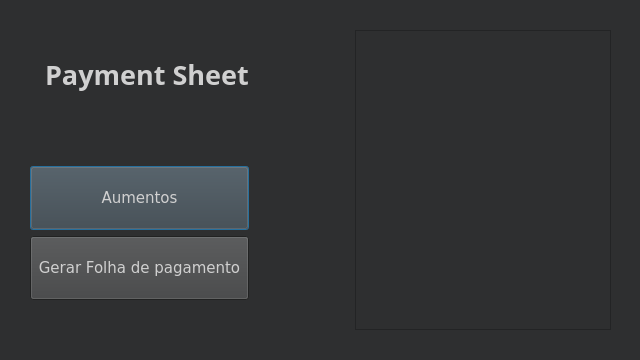
<?xml version="1.0" encoding="UTF-8"?>
<ui version="4.0">
 <class>financial</class>
 <widget class="QDialog" name="financial">
  <property name="geometry">
   <rect>
    <x>0</x>
    <y>0</y>
    <width>640</width>
    <height>360</height>
   </rect>
  </property>
  <property name="sizePolicy">
   <sizepolicy hsizetype="Fixed" vsizetype="Fixed">
    <horstretch>0</horstretch>
    <verstretch>0</verstretch>
   </sizepolicy>
  </property>
  <property name="minimumSize">
   <size>
    <width>640</width>
    <height>360</height>
   </size>
  </property>
  <property name="maximumSize">
   <size>
    <width>640</width>
    <height>360</height>
   </size>
  </property>
  <property name="palette">
   <palette>
    <active>
     <colorrole role="WindowText">
      <brush brushstyle="SolidPattern">
       <color alpha="255">
        <red>255</red>
        <green>255</green>
        <blue>255</blue>
       </color>
      </brush>
     </colorrole>
     <colorrole role="Button">
      <brush brushstyle="SolidPattern">
       <color alpha="255">
        <red>85</red>
        <green>85</green>
        <blue>127</blue>
       </color>
      </brush>
     </colorrole>
     <colorrole role="Light">
      <brush brushstyle="SolidPattern">
       <color alpha="255">
        <red>127</red>
        <green>127</green>
        <blue>190</blue>
       </color>
      </brush>
     </colorrole>
     <colorrole role="Midlight">
      <brush brushstyle="SolidPattern">
       <color alpha="255">
        <red>106</red>
        <green>106</green>
        <blue>158</blue>
       </color>
      </brush>
     </colorrole>
     <colorrole role="Dark">
      <brush brushstyle="SolidPattern">
       <color alpha="255">
        <red>42</red>
        <green>42</green>
        <blue>63</blue>
       </color>
      </brush>
     </colorrole>
     <colorrole role="Mid">
      <brush brushstyle="SolidPattern">
       <color alpha="255">
        <red>57</red>
        <green>57</green>
        <blue>85</blue>
       </color>
      </brush>
     </colorrole>
     <colorrole role="Text">
      <brush brushstyle="SolidPattern">
       <color alpha="255">
        <red>255</red>
        <green>255</green>
        <blue>255</blue>
       </color>
      </brush>
     </colorrole>
     <colorrole role="BrightText">
      <brush brushstyle="SolidPattern">
       <color alpha="255">
        <red>255</red>
        <green>255</green>
        <blue>255</blue>
       </color>
      </brush>
     </colorrole>
     <colorrole role="ButtonText">
      <brush brushstyle="SolidPattern">
       <color alpha="255">
        <red>0</red>
        <green>0</green>
        <blue>0</blue>
       </color>
      </brush>
     </colorrole>
     <colorrole role="Base">
      <brush brushstyle="SolidPattern">
       <color alpha="255">
        <red>0</red>
        <green>0</green>
        <blue>0</blue>
       </color>
      </brush>
     </colorrole>
     <colorrole role="Window">
      <brush brushstyle="SolidPattern">
       <color alpha="255">
        <red>35</red>
        <green>35</green>
        <blue>52</blue>
       </color>
      </brush>
     </colorrole>
     <colorrole role="Shadow">
      <brush brushstyle="SolidPattern">
       <color alpha="255">
        <red>0</red>
        <green>0</green>
        <blue>0</blue>
       </color>
      </brush>
     </colorrole>
     <colorrole role="AlternateBase">
      <brush brushstyle="SolidPattern">
       <color alpha="255">
        <red>42</red>
        <green>42</green>
        <blue>63</blue>
       </color>
      </brush>
     </colorrole>
     <colorrole role="ToolTipBase">
      <brush brushstyle="SolidPattern">
       <color alpha="255">
        <red>255</red>
        <green>255</green>
        <blue>220</blue>
       </color>
      </brush>
     </colorrole>
     <colorrole role="ToolTipText">
      <brush brushstyle="SolidPattern">
       <color alpha="255">
        <red>0</red>
        <green>0</green>
        <blue>0</blue>
       </color>
      </brush>
     </colorrole>
    </active>
    <inactive>
     <colorrole role="WindowText">
      <brush brushstyle="SolidPattern">
       <color alpha="255">
        <red>208</red>
        <green>208</green>
        <blue>208</blue>
       </color>
      </brush>
     </colorrole>
     <colorrole role="Button">
      <brush brushstyle="SolidPattern">
       <color alpha="255">
        <red>64</red>
        <green>65</green>
        <blue>66</blue>
       </color>
      </brush>
     </colorrole>
     <colorrole role="Light">
      <brush brushstyle="SolidPattern">
       <color alpha="255">
        <red>255</red>
        <green>255</green>
        <blue>255</blue>
       </color>
      </brush>
     </colorrole>
     <colorrole role="Midlight">
      <brush brushstyle="SolidPattern">
       <color alpha="255">
        <red>227</red>
        <green>227</green>
        <blue>227</blue>
       </color>
      </brush>
     </colorrole>
     <colorrole role="Dark">
      <brush brushstyle="SolidPattern">
       <color alpha="255">
        <red>64</red>
        <green>65</green>
        <blue>66</blue>
       </color>
      </brush>
     </colorrole>
     <colorrole role="Mid">
      <brush brushstyle="SolidPattern">
       <color alpha="255">
        <red>160</red>
        <green>160</green>
        <blue>160</blue>
       </color>
      </brush>
     </colorrole>
     <colorrole role="Text">
      <brush brushstyle="SolidPattern">
       <color alpha="255">
        <red>208</red>
        <green>208</green>
        <blue>208</blue>
       </color>
      </brush>
     </colorrole>
     <colorrole role="BrightText">
      <brush brushstyle="SolidPattern">
       <color alpha="255">
        <red>255</red>
        <green>51</green>
        <blue>51</blue>
       </color>
      </brush>
     </colorrole>
     <colorrole role="ButtonText">
      <brush brushstyle="SolidPattern">
       <color alpha="255">
        <red>208</red>
        <green>208</green>
        <blue>208</blue>
       </color>
      </brush>
     </colorrole>
     <colorrole role="Base">
      <brush brushstyle="SolidPattern">
       <color alpha="255">
        <red>46</red>
        <green>47</green>
        <blue>48</blue>
       </color>
      </brush>
     </colorrole>
     <colorrole role="Window">
      <brush brushstyle="SolidPattern">
       <color alpha="255">
        <red>46</red>
        <green>47</green>
        <blue>48</blue>
       </color>
      </brush>
     </colorrole>
     <colorrole role="Shadow">
      <brush brushstyle="SolidPattern">
       <color alpha="255">
        <red>105</red>
        <green>105</green>
        <blue>105</blue>
       </color>
      </brush>
     </colorrole>
     <colorrole role="AlternateBase">
      <brush brushstyle="SolidPattern">
       <color alpha="255">
        <red>53</red>
        <green>54</green>
        <blue>55</blue>
       </color>
      </brush>
     </colorrole>
     <colorrole role="ToolTipBase">
      <brush brushstyle="SolidPattern">
       <color alpha="255">
        <red>64</red>
        <green>65</green>
        <blue>66</blue>
       </color>
      </brush>
     </colorrole>
     <colorrole role="ToolTipText">
      <brush brushstyle="SolidPattern">
       <color alpha="255">
        <red>208</red>
        <green>208</green>
        <blue>208</blue>
       </color>
      </brush>
     </colorrole>
    </inactive>
    <disabled>
     <colorrole role="WindowText">
      <brush brushstyle="SolidPattern">
       <color alpha="255">
        <red>42</red>
        <green>42</green>
        <blue>63</blue>
       </color>
      </brush>
     </colorrole>
     <colorrole role="Button">
      <brush brushstyle="SolidPattern">
       <color alpha="255">
        <red>85</red>
        <green>85</green>
        <blue>127</blue>
       </color>
      </brush>
     </colorrole>
     <colorrole role="Light">
      <brush brushstyle="SolidPattern">
       <color alpha="255">
        <red>127</red>
        <green>127</green>
        <blue>190</blue>
       </color>
      </brush>
     </colorrole>
     <colorrole role="Midlight">
      <brush brushstyle="SolidPattern">
       <color alpha="255">
        <red>106</red>
        <green>106</green>
        <blue>158</blue>
       </color>
      </brush>
     </colorrole>
     <colorrole role="Dark">
      <brush brushstyle="SolidPattern">
       <color alpha="255">
        <red>42</red>
        <green>42</green>
        <blue>63</blue>
       </color>
      </brush>
     </colorrole>
     <colorrole role="Mid">
      <brush brushstyle="SolidPattern">
       <color alpha="255">
        <red>57</red>
        <green>57</green>
        <blue>85</blue>
       </color>
      </brush>
     </colorrole>
     <colorrole role="Text">
      <brush brushstyle="SolidPattern">
       <color alpha="255">
        <red>42</red>
        <green>42</green>
        <blue>63</blue>
       </color>
      </brush>
     </colorrole>
     <colorrole role="BrightText">
      <brush brushstyle="SolidPattern">
       <color alpha="255">
        <red>255</red>
        <green>255</green>
        <blue>255</blue>
       </color>
      </brush>
     </colorrole>
     <colorrole role="ButtonText">
      <brush brushstyle="SolidPattern">
       <color alpha="255">
        <red>42</red>
        <green>42</green>
        <blue>63</blue>
       </color>
      </brush>
     </colorrole>
     <colorrole role="Base">
      <brush brushstyle="SolidPattern">
       <color alpha="255">
        <red>35</red>
        <green>35</green>
        <blue>52</blue>
       </color>
      </brush>
     </colorrole>
     <colorrole role="Window">
      <brush brushstyle="SolidPattern">
       <color alpha="255">
        <red>35</red>
        <green>35</green>
        <blue>52</blue>
       </color>
      </brush>
     </colorrole>
     <colorrole role="Shadow">
      <brush brushstyle="SolidPattern">
       <color alpha="255">
        <red>0</red>
        <green>0</green>
        <blue>0</blue>
       </color>
      </brush>
     </colorrole>
     <colorrole role="AlternateBase">
      <brush brushstyle="SolidPattern">
       <color alpha="255">
        <red>53</red>
        <green>54</green>
        <blue>55</blue>
       </color>
      </brush>
     </colorrole>
     <colorrole role="ToolTipBase">
      <brush brushstyle="SolidPattern">
       <color alpha="255">
        <red>64</red>
        <green>65</green>
        <blue>66</blue>
       </color>
      </brush>
     </colorrole>
     <colorrole role="ToolTipText">
      <brush brushstyle="SolidPattern">
       <color alpha="255">
        <red>208</red>
        <green>208</green>
        <blue>208</blue>
       </color>
      </brush>
     </colorrole>
    </disabled>
   </palette>
  </property>
  <property name="windowTitle">
   <string>Dialog</string>
  </property>
  <widget class="QWidget" name="layoutWidget">
   <property name="geometry">
    <rect>
     <x>0</x>
     <y>0</y>
     <width>641</width>
     <height>361</height>
    </rect>
   </property>
   <layout class="QGridLayout" name="gridLayout_2">
    <item row="0" column="2">
     <spacer name="horizontalSpacer_2">
      <property name="orientation">
       <enum>Qt::Horizontal</enum>
      </property>
      <property name="sizeHint" stdset="0">
       <size>
        <width>40</width>
        <height>20</height>
       </size>
      </property>
     </spacer>
    </item>
    <item row="0" column="3">
     <widget class="QListView" name="list_nameAndWork">
      <property name="enabled">
       <bool>true</bool>
      </property>
      <property name="sizePolicy">
       <sizepolicy hsizetype="Expanding" vsizetype="Expanding">
        <horstretch>0</horstretch>
        <verstretch>0</verstretch>
       </sizepolicy>
      </property>
      <property name="maximumSize">
       <size>
        <width>16777215</width>
        <height>300</height>
       </size>
      </property>
     </widget>
    </item>
    <item row="0" column="1">
     <layout class="QVBoxLayout" name="verticalLayout_2">
      <item>
       <widget class="QLabel" name="label_LOGO">
        <property name="sizePolicy">
         <sizepolicy hsizetype="Preferred" vsizetype="Fixed">
          <horstretch>0</horstretch>
          <verstretch>0</verstretch>
         </sizepolicy>
        </property>
        <property name="maximumSize">
         <size>
          <width>16777215</width>
          <height>90</height>
         </size>
        </property>
        <property name="font">
         <font>
          <family>Unispace</family>
          <pointsize>20</pointsize>
          <bold>true</bold>
         </font>
        </property>
        <property name="text">
         <string>     Payment Sheet</string>
        </property>
        <property name="textFormat">
         <enum>Qt::RichText</enum>
        </property>
        <property name="scaledContents">
         <bool>false</bool>
        </property>
        <property name="indent">
         <number>15</number>
        </property>
        <property name="textInteractionFlags">
         <set>Qt::NoTextInteraction</set>
        </property>
       </widget>
      </item>
      <item>
       <layout class="QVBoxLayout" name="verticalLayout">
        <item>
         <spacer name="verticalSpacer_2">
          <property name="orientation">
           <enum>Qt::Vertical</enum>
          </property>
          <property name="sizeType">
           <enum>QSizePolicy::Fixed</enum>
          </property>
          <property name="sizeHint" stdset="0">
           <size>
            <width>20</width>
            <height>40</height>
           </size>
          </property>
         </spacer>
        </item>
        <item>
         <widget class="QPushButton" name="bt_upSalary">
          <property name="sizePolicy">
           <sizepolicy hsizetype="Preferred" vsizetype="Preferred">
            <horstretch>0</horstretch>
            <verstretch>0</verstretch>
           </sizepolicy>
          </property>
          <property name="font">
           <font>
            <family>Verdana</family>
            <pointsize>11</pointsize>
           </font>
          </property>
          <property name="text">
           <string>Aumentos</string>
          </property>
         </widget>
        </item>
        <item>
         <widget class="QPushButton" name="bt_generatePaymentSheet">
          <property name="sizePolicy">
           <sizepolicy hsizetype="Preferred" vsizetype="Preferred">
            <horstretch>0</horstretch>
            <verstretch>0</verstretch>
           </sizepolicy>
          </property>
          <property name="font">
           <font>
            <family>Verdana</family>
            <pointsize>11</pointsize>
           </font>
          </property>
          <property name="text">
           <string>Gerar Folha de pagamento</string>
          </property>
         </widget>
        </item>
        <item>
         <spacer name="verticalSpacer">
          <property name="orientation">
           <enum>Qt::Vertical</enum>
          </property>
          <property name="sizeType">
           <enum>QSizePolicy::Fixed</enum>
          </property>
          <property name="sizeHint" stdset="0">
           <size>
            <width>20</width>
            <height>30</height>
           </size>
          </property>
         </spacer>
        </item>
       </layout>
      </item>
     </layout>
    </item>
    <item row="0" column="0">
     <spacer name="horizontalSpacer">
      <property name="orientation">
       <enum>Qt::Horizontal</enum>
      </property>
      <property name="sizeType">
       <enum>QSizePolicy::Fixed</enum>
      </property>
      <property name="sizeHint" stdset="0">
       <size>
        <width>30</width>
        <height>20</height>
       </size>
      </property>
     </spacer>
    </item>
    <item row="0" column="4">
     <spacer name="horizontalSpacer_3">
      <property name="orientation">
       <enum>Qt::Horizontal</enum>
      </property>
      <property name="sizeType">
       <enum>QSizePolicy::Fixed</enum>
      </property>
      <property name="sizeHint" stdset="0">
       <size>
        <width>30</width>
        <height>20</height>
       </size>
      </property>
     </spacer>
    </item>
   </layout>
  </widget>
 </widget>
 <resources/>
 <connections/>
</ui>
